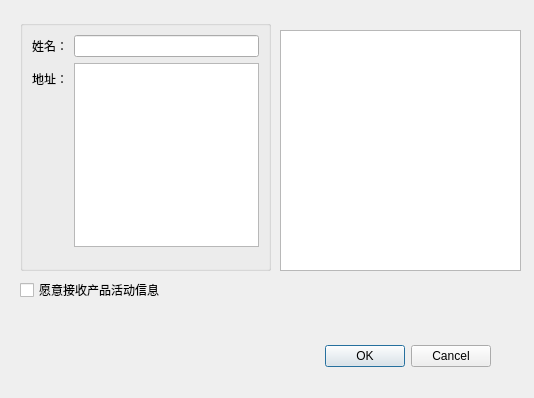
<?xml version="1.0" encoding="UTF-8"?>
<ui version="4.0">
 <class>OrderDialog</class>
 <widget class="QDialog" name="OrderDialog">
  <property name="geometry">
   <rect>
    <x>0</x>
    <y>0</y>
    <width>534</width>
    <height>398</height>
   </rect>
  </property>
  <property name="windowTitle">
   <string>Dialog</string>
  </property>
  <widget class="QDialogButtonBox" name="buttonBox">
   <property name="geometry">
    <rect>
     <x>150</x>
     <y>340</y>
     <width>341</width>
     <height>32</height>
    </rect>
   </property>
   <property name="orientation">
    <enum>Qt::Horizontal</enum>
   </property>
   <property name="standardButtons">
    <set>QDialogButtonBox::Cancel|QDialogButtonBox::Ok</set>
   </property>
  </widget>
  <widget class="QGroupBox" name="groupBox">
   <property name="geometry">
    <rect>
     <x>20</x>
     <y>20</y>
     <width>251</width>
     <height>251</height>
    </rect>
   </property>
   <property name="title">
    <string/>
   </property>
   <layout class="QFormLayout" name="formLayout">
    <item row="0" column="0">
     <widget class="QLabel" name="label">
      <property name="text">
       <string>姓名：</string>
      </property>
     </widget>
    </item>
    <item row="0" column="1">
     <widget class="QLineEdit" name="lineEditName"/>
    </item>
    <item row="1" column="0">
     <widget class="QLabel" name="label_2">
      <property name="text">
       <string>地址：</string>
      </property>
     </widget>
    </item>
    <item row="1" column="1">
     <widget class="QTextEdit" name="textEditAddress"/>
    </item>
    <item row="2" column="0">
     <spacer name="verticalSpacer">
      <property name="orientation">
       <enum>Qt::Vertical</enum>
      </property>
      <property name="sizeHint" stdset="0">
       <size>
        <width>20</width>
        <height>14</height>
       </size>
      </property>
     </spacer>
    </item>
   </layout>
  </widget>
  <widget class="QCheckBox" name="checkBox">
   <property name="geometry">
    <rect>
     <x>20</x>
     <y>280</y>
     <width>241</width>
     <height>20</height>
    </rect>
   </property>
   <property name="text">
    <string>愿意接收产品活动信息</string>
   </property>
  </widget>
  <widget class="QTableWidget" name="tableWidget">
   <property name="geometry">
    <rect>
     <x>280</x>
     <y>30</y>
     <width>241</width>
     <height>241</height>
    </rect>
   </property>
  </widget>
 </widget>
 <resources/>
 <connections>
  <connection>
   <sender>buttonBox</sender>
   <signal>accepted()</signal>
   <receiver>OrderDialog</receiver>
   <slot>accept()</slot>
   <hints>
    <hint type="sourcelabel">
     <x>248</x>
     <y>254</y>
    </hint>
    <hint type="destinationlabel">
     <x>157</x>
     <y>274</y>
    </hint>
   </hints>
  </connection>
  <connection>
   <sender>buttonBox</sender>
   <signal>rejected()</signal>
   <receiver>OrderDialog</receiver>
   <slot>reject()</slot>
   <hints>
    <hint type="sourcelabel">
     <x>316</x>
     <y>260</y>
    </hint>
    <hint type="destinationlabel">
     <x>286</x>
     <y>274</y>
    </hint>
   </hints>
  </connection>
 </connections>
</ui>
